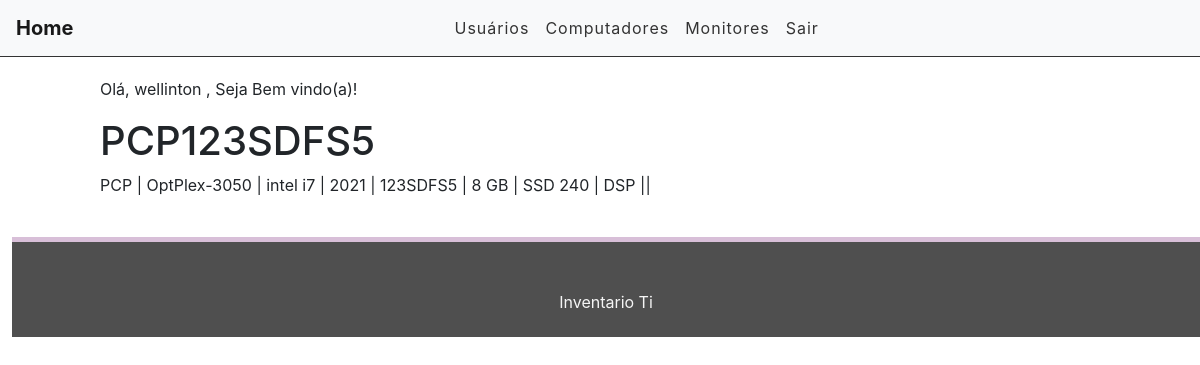
Before: /computadores/computadores/1 (signed in) with the older database file.
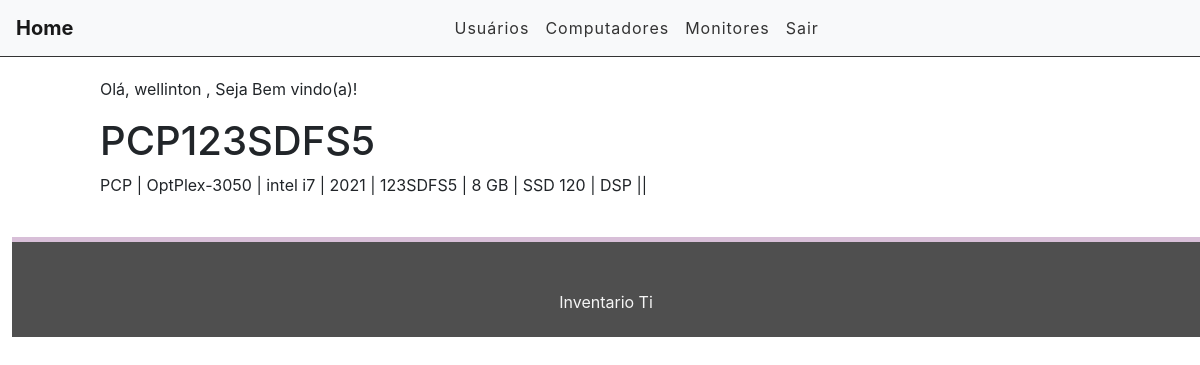
After: the same page with the newer database file.
### computadores/models.py (models this page shows)
class Maquinas(models.Model):
    TIPO = (('PCP', 'DESKTOP'),('NOT', 'NOTEBOOK'),)
    tipo = models.CharField(max_length=3, choices=TIPO, blank=False, null=False, default='PCP')
    nome_pc = models.CharField(max_length=30)
    modelo = models.CharField(max_length=30)
    processador = models.CharField(max_length=20)
    ano_compra = models.CharField(max_length=5)
    service_tag = models.CharField(max_length=15)
    memoria_ram = models.CharField(max_length=10)
    armazenamento = models.CharField(max_length=10)
    STATUS = (('DSP', 'Disponivel'), ('OCP', 'Ocupado'),)
    status = models.CharField(max_length=15, choices=STATUS, blank=False, null=False, default='Disponivel' )
    class Meta:
        verbose_name_plural = "Maquina"
    def __str__(self):
        return self.nome_pc

### computadores/views.py (the view)
# urls.py: path('computadores/<int:id>', views.maquinasView, name='maquinas_view'),
@login_required
def maquinasView(request, id):
    views = get_object_or_404(Maquinas, pk=id)
    print(views)
    return render(request, 'computadores/computadores_views.html', {'views': views})

### inventario/templates/computadores/computadores_views.html
{% extends 'base2.html' %}
{% load static %}
{% block content %}
<div class="offset-1 col-10 list-div">
    <p>Olá, {{ request.user.username }} , Seja Bem vindo(a)!</p>
    <h1> {{ views.nome_pc}} </h1>
    <p>{{ views.tipo }} | {{ views.modelo }} | {{ views.processador }} | {{ views.ano_compra }} | {{ views.service_tag }} | {{ views.memoria_ram }} | {{ views.armazenamento }} | {{ views.status }}   ||   </p><br>
</div>
{% endblock %}

Changed rows visible on the page:
changed Maquinas "PCP123SDFS5": armazenamento "SSD 240" → "SSD 120"
